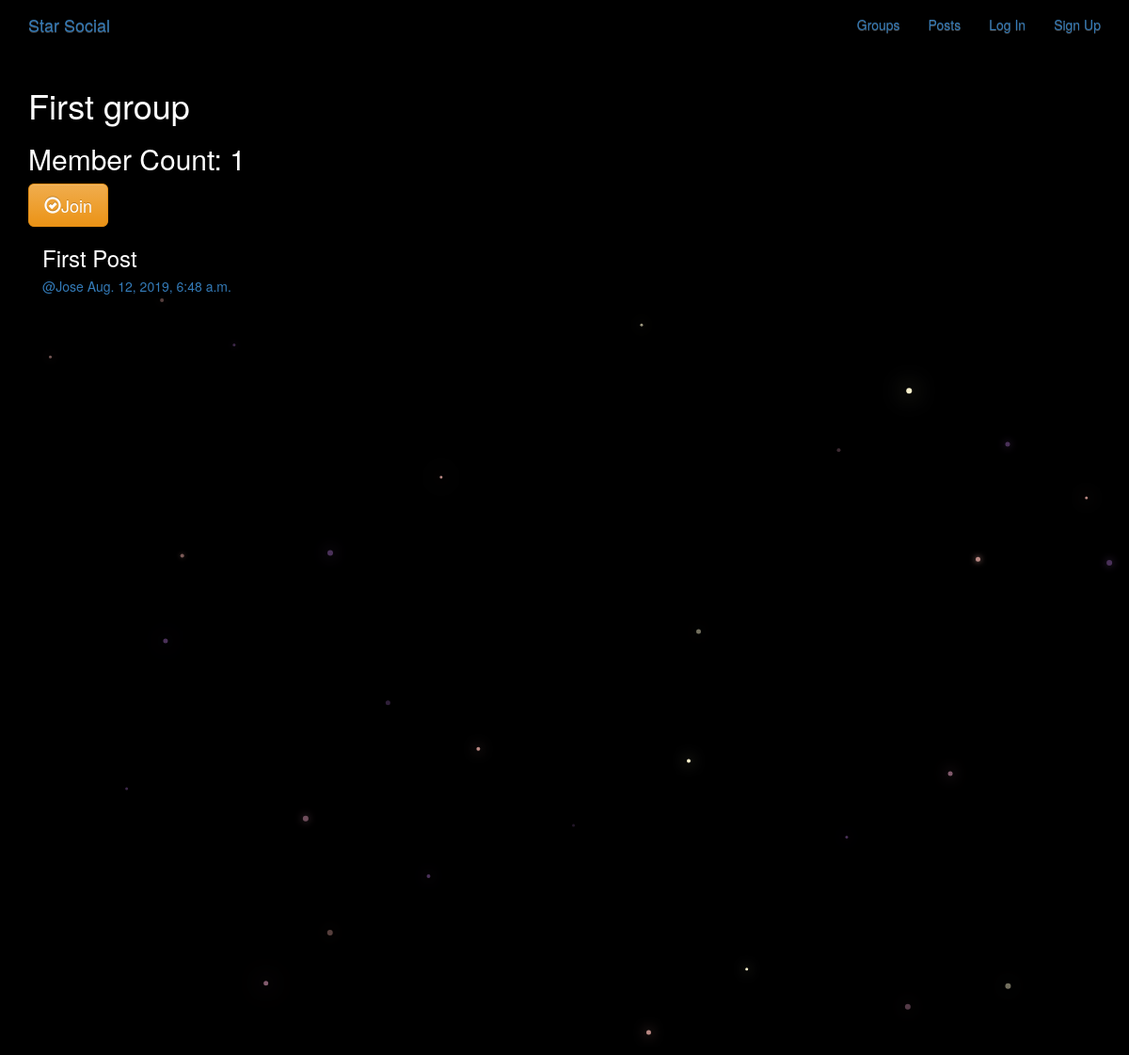
The app's page /groups/posts/in/first-group/ with its own data.
### groups/models.py (models this page shows, shortened)
class Group(models.Model):
    name = models.CharField(max_length=255,unique=True)
    slug = models.SlugField(allow_unicode=True,unique=True)
    description = models.TextField(blank=True,default='')
    description_html = models.TextField(editable=False,blank=True,default='')
    members = models.ManyToManyField(User,through='GroupMember')
    class Meta:
        ordering = ['name']

### posts/models.py (models this page shows, shortened)
class Post(models.Model):
    user = models.ForeignKey(User,related_name="posts",on_delete=models.CASCADE)
    created_date= models.DateTimeField(auto_now=True)
    message = models.TextField()
    message_html = models.TextField(editable=False,blank=True,default='')
    group = models.ForeignKey(Group,related_name="posts",null=True,blank=True,on_delete=models.CASCADE)
    class Meta:
        ordering = ['-created_date']
        unique_together =  ['user','message']

### groups/views.py (the view)
# urls.py: url(r'^posts/in/(?P<slug>[-\w]+)/$',views.SingleGroup.as_view(),name='single'),
class SingleGroup(generic.DetailView):
    model = Group

### groups/templates/groups/group_detail.html
{%extends 'groups/group_base.html'%}
{%block pregroup %}
    <h1>{{group.name}}</h1>
    <h2>Member Count: {{group.members.count}}</h2>
    <div class="content">
        {% if user in group.members.all%}
            <a href="{%url 'groups:leave' slug=group.slug%} " class="btn btn-lg btn-fill btn-warning"><span class="glyphicon glyphicon-remove-circle"></span>Leave</a>
        {%else%}
        <a href="{%url 'groups:join' slug=group.slug%} " class="btn btn-lg btn-fill btn-warning"><span class="glyphicon glyphicon-ok-circle"></span>Join</a>
        {%endif%}
    </div>
{%endblock%}
{%block group_content%}
<div class="col-md-8">
    {%if group.posts.count == 0%}
    <h2>No post in this group yet!</h2>
    {%else%}
    {% for post in group.posts.all%}
        {%include "posts/_post.html"%}
    {%endfor%}
    {%endif%}
</div>
{%endblock%}

### posts/templates/posts/_post.html (shortened to what this page needs)
<div class="post media">
    <h3>{{post.message_html|safe}}</h3>
    <div class="media-body">
        <h5 class="media-heading">
        <span class="username">
            <a href="{%url 'posts:for_user' username=post.user.username%}">@{{post.user.username}}</a>
        </span>
        <time class="time">
            <a href="{%url 'posts:single' username=post.user.username pk=post.pk%}">
                {{post.created_date}}
            </a>
        </time>
    </h5>
    </div>
</div>

### static/simplesocial/css/master.css (style rules this page uses)
body { margin: 0; overflow: hidden; background-color: black; color:white; }

### records on screen
Group: name "First group", members.count "1"
Post: message_html "First Post", user.username "Jose", created_date "Aug. 12, 2019, 6:48 a.m."
